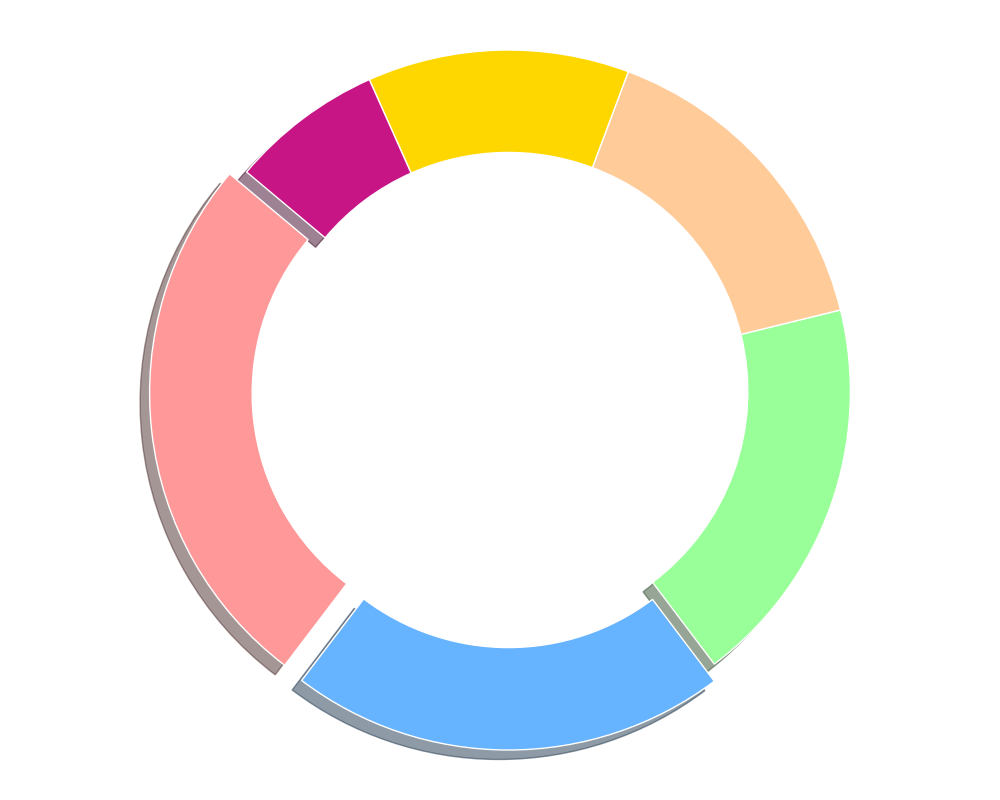

This figure's Python source:
import matplotlib.pyplot as plt

focus_areas = ['Artificial Intelligence', 'Fintech', 'HealthTech', 'EdTech', 'Blockchain', 'IoT']
percentages = [25, 20, 18, 15, 12, 7]

colors = ['#FF9999', '#66B3FF', '#99FF99', '#FFCC99', '#FFD700', '#C71585']

fig, ax = plt.subplots(figsize=(10, 8))
explode = (0.05, 0.05, 0, 0, 0, 0)

ax.pie(percentages, startangle=140, colors=colors, pctdistance=0.85,
       wedgeprops=dict(width=0.3, edgecolor='w'), explode=explode, shadow=True)

centre_circle = plt.Circle((0, 0), 0.70, fc='white')
fig.gca().add_artist(centre_circle)

plt.axis('equal')
plt.tight_layout()

plt.show()
